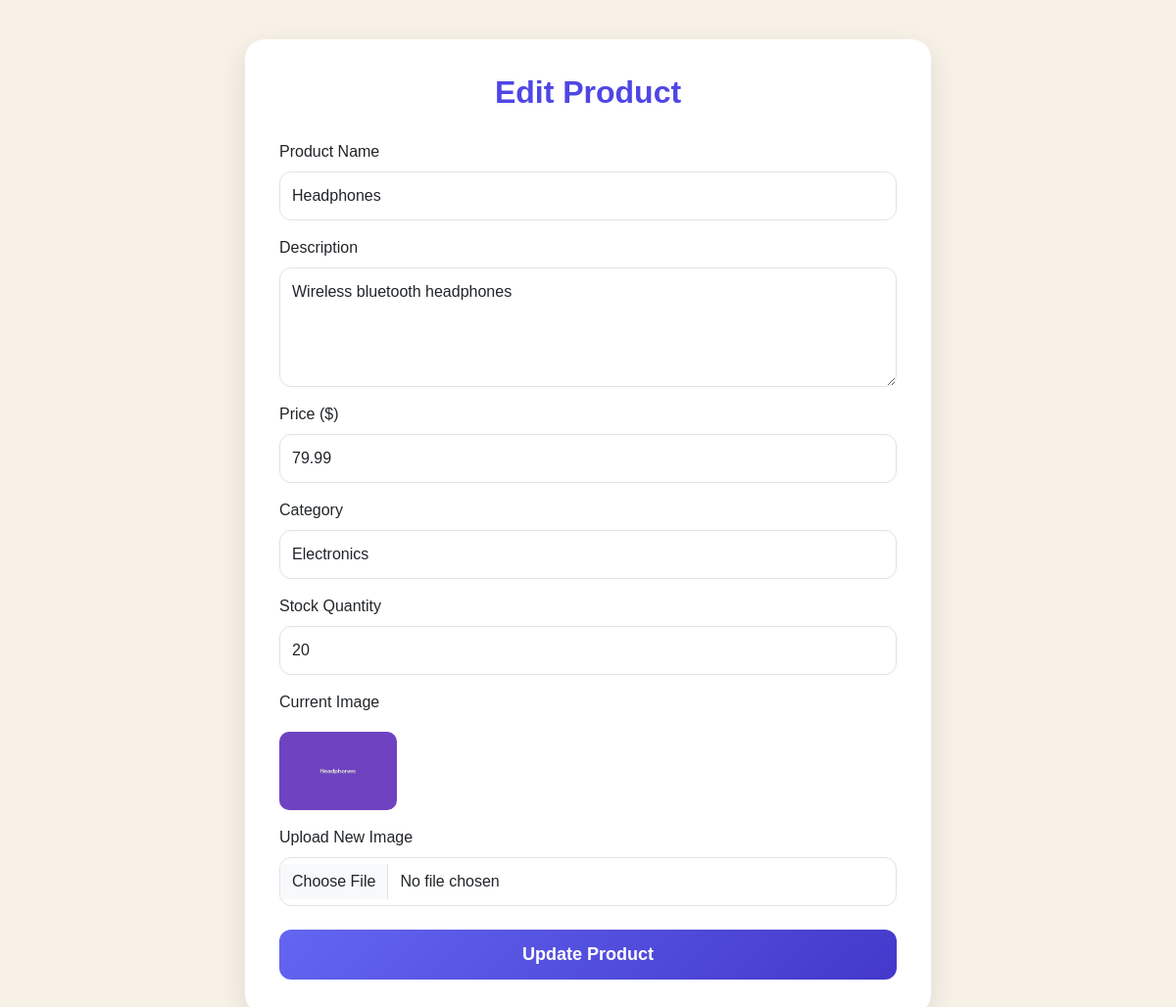
The app's page /edit_product.php?id=7 with its own data.
### tables this page shows
CREATE TABLE `products` (
  `id` int(11) NOT NULL,
  `name` varchar(255) NOT NULL,
  `description` text DEFAULT NULL,
  `price` decimal(10,2) NOT NULL,
  `image` varchar(255) DEFAULT NULL,
  `category` varchar(100) DEFAULT NULL,
  `stock` int(11) DEFAULT 0,
  `created_at` timestamp NOT NULL DEFAULT current_timestamp()
);

### edit_product.php (the view, shortened to what this page needs)
<?php
include 'config.php';
$id = $_GET['id'];
$sql = "SELECT * FROM products WHERE id='$id'";
$result = mysqli_query($conn, $sql);
$product = mysqli_fetch_assoc($result);
?>
<!DOCTYPE html>
<html lang="en">
<head>
    <link rel="stylesheet"
    href="https://cdn.jsdelivr.net/npm/bootstrap@5.3.0/dist/css/bootstrap.min.css">
</head>
<body>
<div class="container">
    <div class="product-card">
        <h2 class="title">
            Edit Product
        </h2>
        <form method="POST"
              enctype="multipart/form-data">
            <div class="mb-3">
                <label class="form-label">
                    Product Name
                </label>
                <input type="text"
                       name="name"
                       class="form-control"
                       value="<?php echo $product['name']; ?>"
                       required>
            </div>
            <div class="mb-3">
                <label class="form-label">
                    Description
                </label>
                <textarea name="description"
                          class="form-control"
                          rows="4"
                          required><?php echo $product['description']; ?></textarea>
            </div>
            <div class="mb-3">
                <label class="form-label">
                    Price ($)
                </label>
                <input type="number"
                       step="0.01"
                       name="price"
                       class="form-control"
                       value="<?php echo $product['price']; ?>"
                       required>
            </div>
            <div class="mb-3">
                <label class="form-label">
                    Category
                </label>
                <input type="text"
                       name="category"
                       class="form-control"
                       value="<?php echo $product['category']; ?>"
                       required>
            </div>
            <div class="mb-3">
                <label class="form-label">
                    Stock Quantity
                </label>
                <input type="number"
                       name="stock"
                       class="form-control"
                       value="<?php echo $product['stock']; ?>"
                       required>
            </div>
            <div class="mb-3">
                <label class="form-label">
                    Current Image
                </label>
                <br>
                <img src="<?php echo $product['image']; ?>"
                     class="current-image">
            </div>
            <div class="mb-4">
                <label class="form-label">
                    Upload New Image
                </label>
                <input type="file"
                       name="image"
                       class="form-control"
                       accept="image/*">
            </div>
            <button type="submit"
                    name="update_product"
                    class="btn btn-update">
                Update Product
            </button>
        </form>
    </div>
</div>
</body>
</html>

### edit_product.php (style rules this page uses)
body { background: #f8f1e7; font-family: Arial, sans-serif; }
.product-card { max-width: 700px; margin: 40px auto; background: white; padding: 35px; border-radius: 20px; box-shadow: 0 10px 30px rgba(0,0,0,0.1); }
.title { color: #4f46e5; font-weight: bold; margin-bottom: 30px; text-align: center; }
.form-control { border-radius: 12px; padding: 12px; }
.btn-update { background: linear-gradient(135deg, #6366f1, #4338ca); color: white; border: none; padding: 12px; border-radius: 12px; width: 100%; font-size: 18px; font-weight: bold; transition: 0.3s; }
.current-image { width: 120px; border-radius: 10px; margin-top: 10px; }

### records on screen
products: name "Headphones", description "Wireless bluetooth headphones", price "79.99", category "Electronics", stock "20", image (picture)
